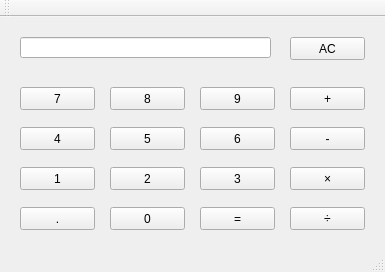
<?xml version="1.0" encoding="UTF-8"?>
<ui version="4.0">
 <class>calculator_invy</class>
 <widget class="QMainWindow" name="calculator_invy">
  <property name="geometry">
   <rect>
    <x>0</x>
    <y>0</y>
    <width>385</width>
    <height>272</height>
   </rect>
  </property>
  <property name="windowTitle">
   <string>计算器</string>
  </property>
  <widget class="QWidget" name="centralWidget">
   <widget class="QLineEdit" name="lineEdit">
    <property name="geometry">
     <rect>
      <x>20</x>
      <y>20</y>
      <width>251</width>
      <height>21</height>
     </rect>
    </property>
   </widget>
   <widget class="QPushButton" name="pushButton">
    <property name="geometry">
     <rect>
      <x>290</x>
      <y>20</y>
      <width>75</width>
      <height>23</height>
     </rect>
    </property>
    <property name="text">
     <string>AC</string>
    </property>
   </widget>
   <widget class="QPushButton" name="pushButton_2">
    <property name="geometry">
     <rect>
      <x>20</x>
      <y>70</y>
      <width>75</width>
      <height>23</height>
     </rect>
    </property>
    <property name="text">
     <string>7</string>
    </property>
   </widget>
   <widget class="QPushButton" name="pushButton_3">
    <property name="geometry">
     <rect>
      <x>110</x>
      <y>70</y>
      <width>75</width>
      <height>23</height>
     </rect>
    </property>
    <property name="text">
     <string>8</string>
    </property>
   </widget>
   <widget class="QPushButton" name="pushButton_4">
    <property name="geometry">
     <rect>
      <x>200</x>
      <y>70</y>
      <width>75</width>
      <height>23</height>
     </rect>
    </property>
    <property name="text">
     <string>9</string>
    </property>
   </widget>
   <widget class="QPushButton" name="pushButton_5">
    <property name="geometry">
     <rect>
      <x>20</x>
      <y>110</y>
      <width>75</width>
      <height>23</height>
     </rect>
    </property>
    <property name="text">
     <string>4</string>
    </property>
   </widget>
   <widget class="QPushButton" name="pushButton_6">
    <property name="geometry">
     <rect>
      <x>110</x>
      <y>110</y>
      <width>75</width>
      <height>23</height>
     </rect>
    </property>
    <property name="text">
     <string>5</string>
    </property>
   </widget>
   <widget class="QPushButton" name="pushButton_7">
    <property name="geometry">
     <rect>
      <x>200</x>
      <y>110</y>
      <width>75</width>
      <height>23</height>
     </rect>
    </property>
    <property name="text">
     <string>6</string>
    </property>
   </widget>
   <widget class="QPushButton" name="pushButton_8">
    <property name="geometry">
     <rect>
      <x>20</x>
      <y>150</y>
      <width>75</width>
      <height>23</height>
     </rect>
    </property>
    <property name="text">
     <string>1</string>
    </property>
   </widget>
   <widget class="QPushButton" name="pushButton_9">
    <property name="geometry">
     <rect>
      <x>110</x>
      <y>150</y>
      <width>75</width>
      <height>23</height>
     </rect>
    </property>
    <property name="text">
     <string>2</string>
    </property>
   </widget>
   <widget class="QPushButton" name="pushButton_10">
    <property name="geometry">
     <rect>
      <x>200</x>
      <y>150</y>
      <width>75</width>
      <height>23</height>
     </rect>
    </property>
    <property name="text">
     <string>3</string>
    </property>
   </widget>
   <widget class="QPushButton" name="pushButton_11">
    <property name="geometry">
     <rect>
      <x>20</x>
      <y>190</y>
      <width>75</width>
      <height>23</height>
     </rect>
    </property>
    <property name="text">
     <string>.</string>
    </property>
   </widget>
   <widget class="QPushButton" name="pushButton_12">
    <property name="geometry">
     <rect>
      <x>110</x>
      <y>190</y>
      <width>75</width>
      <height>23</height>
     </rect>
    </property>
    <property name="text">
     <string>0</string>
    </property>
   </widget>
   <widget class="QPushButton" name="pushButton_13">
    <property name="geometry">
     <rect>
      <x>200</x>
      <y>190</y>
      <width>75</width>
      <height>23</height>
     </rect>
    </property>
    <property name="text">
     <string>=</string>
    </property>
   </widget>
   <widget class="QPushButton" name="pushButton_14">
    <property name="geometry">
     <rect>
      <x>290</x>
      <y>70</y>
      <width>75</width>
      <height>23</height>
     </rect>
    </property>
    <property name="text">
     <string>+</string>
    </property>
   </widget>
   <widget class="QPushButton" name="pushButton_15">
    <property name="geometry">
     <rect>
      <x>290</x>
      <y>110</y>
      <width>75</width>
      <height>23</height>
     </rect>
    </property>
    <property name="text">
     <string>-</string>
    </property>
   </widget>
   <widget class="QPushButton" name="pushButton_16">
    <property name="geometry">
     <rect>
      <x>290</x>
      <y>150</y>
      <width>75</width>
      <height>23</height>
     </rect>
    </property>
    <property name="text">
     <string>×</string>
    </property>
   </widget>
   <widget class="QPushButton" name="pushButton_17">
    <property name="geometry">
     <rect>
      <x>290</x>
      <y>190</y>
      <width>75</width>
      <height>23</height>
     </rect>
    </property>
    <property name="text">
     <string>÷</string>
    </property>
   </widget>
  </widget>
  <widget class="QToolBar" name="mainToolBar">
   <attribute name="toolBarArea">
    <enum>TopToolBarArea</enum>
   </attribute>
   <attribute name="toolBarBreak">
    <bool>false</bool>
   </attribute>
  </widget>
  <widget class="QStatusBar" name="statusBar"/>
 </widget>
 <layoutdefault spacing="6" margin="11"/>
 <resources/>
 <connections/>
</ui>
